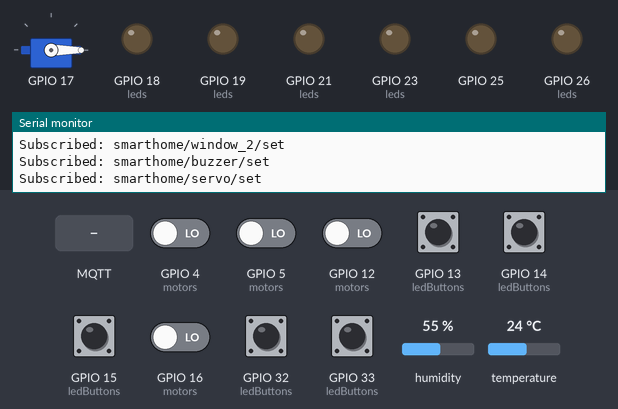
Simulated run of this sketch. Board: ESP32. Shown: servo, output pins drawn as LEDs (lit = HIGH), the last lines printed to the serial monitor. The test bench sets the inputs (shaded band); at power-on: GPIO 4 (motors), GPIO 5 (motors), GPIO 12 (motors), GPIO 13 (ledButtons), GPIO 14 (ledButtons), GPIO 15 (ledButtons), GPIO 16 (motors), GPIO 32 (ledButtons), GPIO 33 (ledButtons) LOW, humidity 55 %, temperature 24 °C. WiFi joins after 1.5 s; servers stay silent unless stated; random numbers use the default seed unless the sketch sets one; no MQTT or app messages arrive unless stated.

Above: at 2.7 s.
2.8 s: GPIO 13 (ledButtons) pulled HIGH for 0.15 s
At 3.8 s:
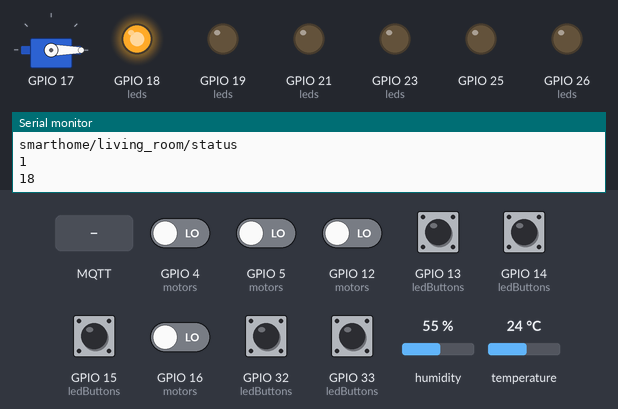
4.4 s: GPIO 14 (ledButtons) pulled HIGH for 0.15 s
At 5.0 s:
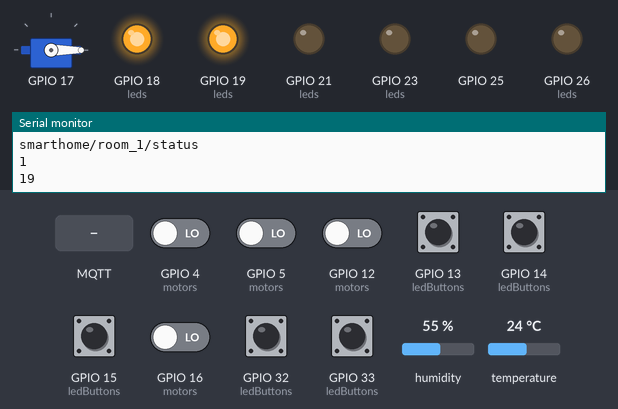
6.0 s: GPIO 15 (ledButtons) pulled HIGH for 0.15 s
At 7.2 s:
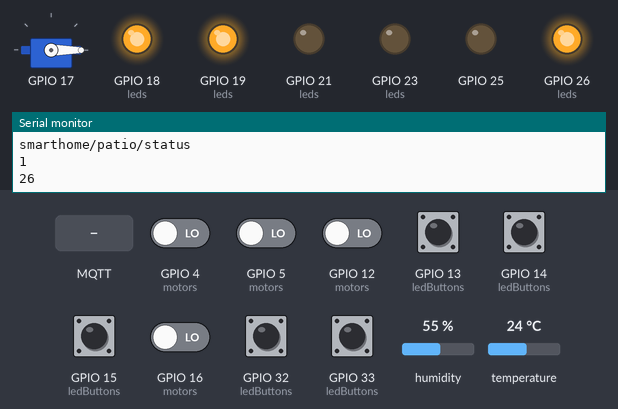
7.6 s: GPIO 33 (ledButtons) pulled HIGH for 0.15 s
At 8.6 s:
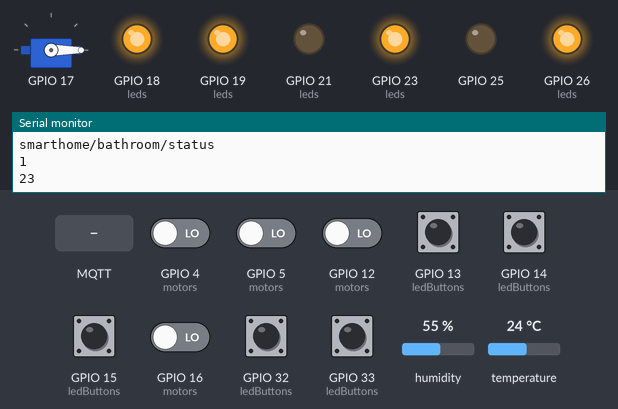
9.2 s: MQTT message "smarthome/buzzer/set" arrives on the first subscribed topic
At 9.9 s:
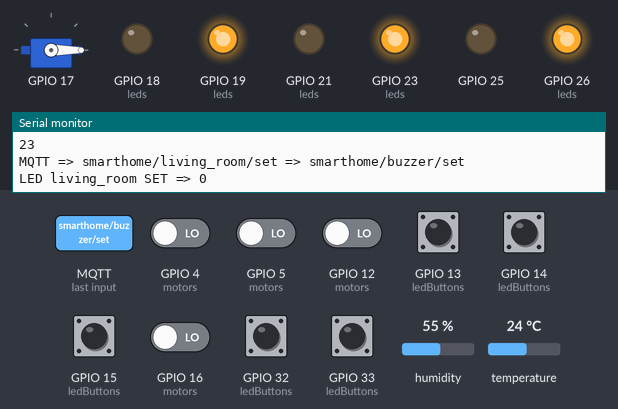
10.7 s: GPIO 32 (ledButtons) pulled HIGH for 0.15 s
At 11.0 s:
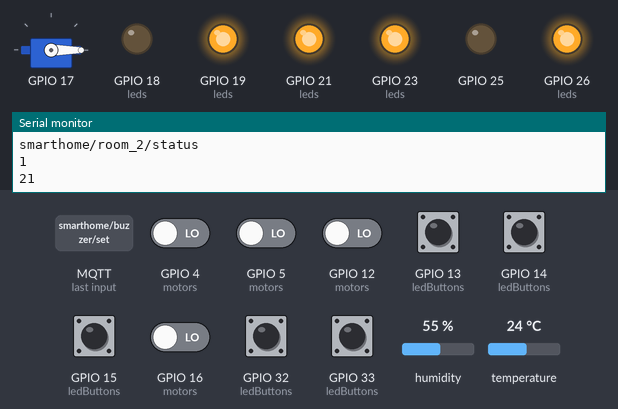
Timing chart, 0 to 13.3 s (numbered marks = the images above; inputs shaded):
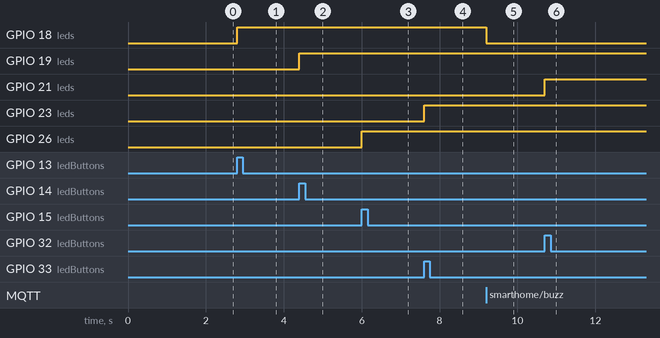

The sketch:

mqtt_code.ino
```cpp
#include <driver/ledc.h>
#include <WiFi.h>
#include <PubSubClient.h>
#include <DHT.h>
#include <ESP32Servo.h>

#define DHTPIN 27
#define DHTTYPE DHT11


// const char* ssid = "IZZI-A8A4";
const char* ssid = "DESKTOP-KALDOS7 3748";
// const char* ssid = "Redmi Note 10 Pro";
// const char* ssid = "UTMA-STAFF";
// const char* password = "nPTyfhpEmALRLF9tcc";
const char* password = "9=4p72L3";
// const char* password = "CarlosGalindo";
// const char* password = "METRO2025@";


// const char* mqtt_server = "89.116.191.188";
const char* mqtt_server = "3.83.35.123";

WiFiClient espClient;
PubSubClient mqttClient(espClient);
DHT dht(DHTPIN, DHTTYPE);
Servo myServo;

// ===================================================
// STATE VARIABLES
// ===================================================
bool garage_status = false;
bool living_room_status = false;
bool room_1_status = false;
bool room_2_status = false;
bool hallway_status = false;
bool bathroom_status = false;
bool kitchen_status = false;
bool patio_status = false;

bool door_1_status = false;
bool door_2_status = false;
bool window_1_status = false;
bool window_2_status = false;

bool buzzer_status = false;

bool servo_status = false;

// ===================================================
// OUTPUT/INPUT STRUCTURES
// ===================================================
struct outputItem {
  const char* name;
  int pin;
  bool* stateVar;
};

struct inputButton {
  const char* name;
  int pin;
  bool* stateVar;
};

outputItem leds[] = {
  { "living_room", 18, &living_room_status },
  { "room_1", 19, &room_1_status },
  { "room_2", 21, &room_2_status },
  { "bathroom", 23, &bathroom_status },
  { "patio", 26, &patio_status }
};

inputButton ledButtons[] = {
  { "living_room", 13, &living_room_status },
  { "room_1", 14, &room_1_status },
  { "room_2", 32, &room_2_status },
  { "bathroom", 33, &bathroom_status },
  { "patio", 15, &patio_status }
};

outputItem motors[] = {
  { "door_1", 4, &door_1_status },
  { "door_2", 5, &door_2_status },
  { "window_1", 12, &window_1_status },
  { "window_2", 16, &window_2_status },
};

outputItem buzzer = { "buzzer", 25, &buzzer_status };

outputItem servoItem = { "servo", 17, &servo_status };

int ledButtonsCount = sizeof(ledButtons) / sizeof(ledButtons[0]);
int ledsCount = sizeof(leds) / sizeof(leds[0]);
int motorsCount = sizeof(motors) / sizeof(motors[0]);

// ===================================================
// WIFI
// ===================================================
void setup_wifi() {
  Serial.print("Connecting to WiFi ");
  WiFi.begin(ssid, password);

  while (WiFi.status() != WL_CONNECTED) {
    delay(500);
    Serial.print(".");
  }

  Serial.println();
  Serial.print("Connected. IP: ");
  Serial.println(WiFi.localIP());
}

// ===================================================
// MQTT CALLBACK — READ smarthome/${NAME}/set
// ===================================================
void mqtt_callback(char* topic, byte* payload, unsigned int length) {
  String message;

  for (int i = 0; i < length; i++) {
    message += (char)payload[i];
  }
  message.trim();

  Serial.print("MQTT => ");
  Serial.print(topic);
  Serial.print(" => ");
  Serial.println(message);

  for (int i = 0; i < ledsCount; i++) {
    String expected = String("smarthome/") + leds[i].name + "/set";

    if (String(topic) == expected) {
      bool newState = (message == "1");

      *(leds[i].stateVar) = newState;
      digitalWrite(leds[i].pin, newState ? HIGH : LOW);

      String statusTopic = String("smarthome/") + leds[i].name + "/status";
      mqttClient.publish(statusTopic.c_str(), newState ? "1" : "0");

      Serial.printf("LED %s SET => %d\n", leds[i].name, newState);
      return;
    }
  }

  for (int i = 0; i < motorsCount; i++) {
    String expected = String("smarthome/") + motors[i].name + "/set";

    if (String(topic) == expected) {
      bool newState = (message == "1");

      *(motors[i].stateVar) = newState;

      String statusTopic = String("smarthome/") + motors[i].name + "/status";
      mqttClient.publish(statusTopic.c_str(), newState ? "1" : "0");

      Serial.printf("MOTOR %s SET => %d\n", motors[i].name, newState);
      return;
    }
  }

  if (String(topic) == "smarthome/buzzer/set") {
    bool newState = false;

    *(buzzer.stateVar) = newState;

    String statusTopic = "smarthome/buzzer/status";
    mqttClient.publish(statusTopic.c_str(), "0");
    noTone(buzzer.pin);
    Serial.printf("BUZZER %s SET => %d\n", buzzer.name, newState);
    return;
  }

  if (String(topic) == "smarthome/servo/set") {
    bool newState = (message == "1");

    *servoItem.stateVar = newState;

    if (newState) {
      myServo.write(180);
    } else {
      myServo.write(0);
    }

    mqttClient.publish("smarthome/servo/status", newState ? "1" : "0");
    Serial.printf("SERVO SET => %d\n", newState);
    return;
  }
}

// ===================================================
// MQTT SETUP
// ===================================================
void setup_mqtt() {
  mqttClient.setServer(mqtt_server, 1883);
  mqttClient.setCallback(mqtt_callback);

  while (!mqttClient.connected()) {
    Serial.print("Connecting to MQTT... ");

    String clientId = "ESP32-";
    clientId += String(random(0xffff), HEX);

    if (mqttClient.connect(clientId.c_str())) {
      Serial.println("Connected!");

      for (int i = 0; i < ledsCount; i++) {
        String topic = String("smarthome/") + leds[i].name + "/set";
        mqttClient.subscribe(topic.c_str());
        Serial.print("Subscribed: ");
        Serial.println(topic);
      }

      for (int i = 0; i < motorsCount; i++) {
        String topic = String("smarthome/") + motors[i].name + "/set";
        mqttClient.subscribe(topic.c_str());
        Serial.print("Subscribed: ");
        Serial.println(topic);
      }

      String topic = "smarthome/buzzer/set";
      mqttClient.subscribe(topic.c_str());
      Serial.print("Subscribed: ");
      Serial.println(topic);

      mqttClient.subscribe("smarthome/servo/set");
      Serial.println("Subscribed: smarthome/servo/set");

    } else {
      Serial.print("FAILED. rc=");
      Serial.print(mqttClient.state());
      Serial.println(" retrying...");
      delay(2000);
    }
  }
}

// ===================================================
// SETUP
// ===================================================
void setup() {
  Serial.begin(115200);

  for (int i = 0; i < ledsCount; i++) {
    pinMode(leds[i].pin, OUTPUT);
    digitalWrite(leds[i].pin, LOW);
  }

  for (int i = 0; i < motorsCount; i++) {
    pinMode(motors[i].pin, INPUT);
  }

  for (int i = 0; i < ledButtonsCount; i++) {
    pinMode(ledButtons[i].pin, INPUT);
  }

  pinMode(buzzer.pin, OUTPUT);

  myServo.attach(servoItem.pin, 500, 2400);
  myServo.write(0);

  setup_wifi();
  setup_mqtt();
  dht.begin();
}

// ===================================================
// LOOP
// ===================================================

unsigned long lastPressButtons[5] = { 0 };
unsigned long lastPressMotors[4] = { 0 };
const unsigned long debounceDelay = 500;

void loop() {
  if (!mqttClient.connected()) {
    setup_mqtt();
  }
  mqttClient.loop();

  for (int i = 0; i < ledButtonsCount; i++) {
    if (digitalRead(ledButtons[i].pin) == HIGH) {

      if (millis() - lastPressButtons[i] > debounceDelay) {

        *ledButtons[i].stateVar = !(*ledButtons[i].stateVar);

        digitalWrite(leds[i].pin, (*ledButtons[i].stateVar) ? HIGH : LOW);

        String topic = String("smarthome/") + ledButtons[i].name + "/status";

        String payload = (*ledButtons[i].stateVar) ? "1" : "0";

        Serial.println(topic);
        Serial.println(digitalRead(ledButtons[i].pin));
        Serial.println(leds[i].pin);

        mqttClient.publish(topic.c_str(), payload.c_str());
        lastPressButtons[i] = millis();
      }
    }
  }

  for (int i = 0; i < motorsCount; i++) {
    if ((digitalRead(motors[i].pin) == HIGH) && (*motors[i].stateVar) && (!(*buzzer.stateVar))) {

      if (millis() - lastPressMotors[i] > debounceDelay) {
        *buzzer.stateVar = true;
        tone(buzzer.pin, 440);

        String topic = String("smarthome/buzzer/status");

        String payload = "1";

        Serial.println(topic);
        Serial.println(digitalRead(buzzer.pin));

        mqttClient.publish(topic.c_str(), payload.c_str());
        lastPressButtons[i] = millis();
      }
    }
  }
// ===================================================
// DHT11 READ AND PUBLISH EVERY 5 SECONDS
// ===================================================
static unsigned long lastDHT = 0;

  if (millis() - lastDHT >= 5000) {
    lastDHT = millis();

    float h = dht.readHumidity();
    float t = dht.readTemperature();

    if (!isnan(h) && !isnan(t)) {

        char humStr[10];
        char tempStr[10];
        dtostrf(h, 1, 0, humStr);
        dtostrf(t, 1, 0, tempStr);

        mqttClient.publish("smarthome/humidity/status", humStr);
        mqttClient.publish("smarthome/temperature/status", tempStr);

        //  Serial.print("Humidity: ");
        // Serial.println(humStr);
        // Serial.print("Temperature: ");
        // Serial.println(tempStr);
    } else {
      Serial.println("Failed to read DHT11");
    }
  }
}
```

Measured:
- after the input at 2.8 s, GPIO 18 (leds): LOW → HIGH at once
- after the input at 4.4 s, GPIO 19 (leds): LOW → HIGH at once
- after the input at 6.0 s, GPIO 26 (leds): LOW → HIGH at once
- after the input at 7.6 s, GPIO 23 (leds): LOW → HIGH at once
- after the input at 9.2 s, GPIO 18 (leds): HIGH → LOW at once
- after the input at 10.7 s, GPIO 21 (leds): LOW → HIGH at once
